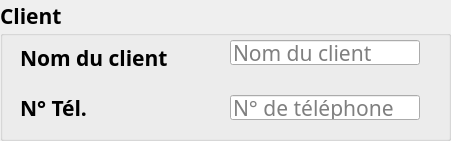
        <widget class="QGroupBox" name="groupbox_nul_client">
         <property name="geometry">
          <rect>
           <x>10</x>
           <y>84</y>
           <width>451</width>
           <height>141</height>
          </rect>
         </property>
         <property name="font">
          <font>
           <family>Century Gothic</family>
           <pointsize>16</pointsize>
           <weight>75</weight>
           <bold>true</bold>
          </font>
         </property>
         <property name="title">
          <string>Client</string>
         </property>
         <widget class="QLabel" name="label1">
          <property name="geometry">
           <rect>
            <x>20</x>
            <y>50</y>
            <width>181</width>
            <height>16</height>
           </rect>
          </property>
          <property name="text">
           <string>Nom du client</string>
          </property>
         </widget>
         <widget class="QLabel" name="label_num_client">
          <property name="geometry">
           <rect>
            <x>20</x>
            <y>100</y>
            <width>121</width>
            <height>16</height>
           </rect>
          </property>
          <property name="text">
           <string>N° Tél.</string>
          </property>
         </widget>
         <widget class="QLineEdit" name="edit_1">
          <property name="geometry">
           <rect>
            <x>230</x>
            <y>40</y>
            <width>190</width>
            <height>25</height>
           </rect>
          </property>
          <property name="font">
           <font>
            <family>Century Gothic</family>
            <pointsize>16</pointsize>
            <weight>50</weight>
            <bold>false</bold>
           </font>
          </property>
          <property name="placeholderText">
           <string>Nom du client</string>
          </property>
         </widget>
         <widget class="QLineEdit" name="edit2">
          <property name="geometry">
           <rect>
            <x>230</x>
            <y>95</y>
            <width>190</width>
            <height>25</height>
           </rect>
          </property>
          <property name="font">
           <font>
            <family>Century Gothic</family>
            <pointsize>16</pointsize>
            <weight>50</weight>
            <bold>false</bold>
           </font>
          </property>
          <property name="placeholderText">
           <string>N° de téléphone</string>
          </property>
         </widget>
        </widget>
